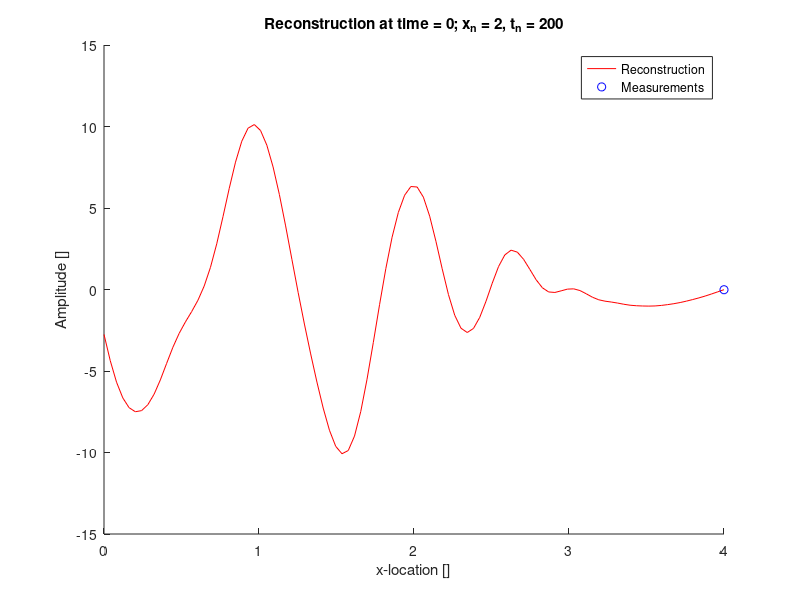

This figure's MATLAB source:
%% Define simple wave to test algorithm
clear
% generate constants
g = 9.81;       % gravity [m/s]
L = 2;          % wavelength [m]
k = 2*pi / L;   % wavenumber [1/m]
w = sqrt(g*k);  % frequency [1/s] (deep water dispersion)
P = 2*pi / w;   % period [s]

% generate time and space series
cycles = 2;
x = linspace(0, L*cycles, 1);
% x = 0;
t = linspace(0, P*cycles, 20000);

% create mesh for evaluation
[X, T] = meshgrid(x, t);
wave = sin(2*pi*X/L - w*T);

% awgn function adds Gaussian white noise, parameter 'signal to noise ratio'
wave = awgn(wave, 20);



% wave_noise = awgn(wave, 20);
% plot(wave_noise(1, :));

x_stack = reshape(X, [1, numel(X)]);
t_stack = reshape(T, [1, numel(T)]);

% wavenumbers for reconstruction
n = 10;
k_lo = pi/2;
k_hi = 3*pi/2;
k_n = logspace(log(k_lo), log(k_hi), n);

w_n = sqrt(g.*k_n);

psi = k_n' * x_stack - w_n' * t_stack;

bloc11 = cos(psi)*cos(psi)';
bloc12 = cos(psi)*sin(psi)';
bloc21 = sin(psi)*cos(psi)';
bloc22 = sin(psi)*sin(psi)';

% Apply preconditioning before inversion
 
alpha  = diag(k_n'.^(-3/2));

A = [bloc11*alpha, bloc12*alpha; bloc21*alpha,bloc22*alpha];

eta_obs = reshape(wave, [numel(wave), 1]);

B1 = cos(psi)*eta_obs;
B2 = sin(psi)*eta_obs;

B  = [B1;B2];

weights = A\B;

a_n = weights(1:n);
b_n = weights(n+1:end);

x_test = linspace(0, L*cycles, 100);
i = 1;
t_test = t(i);

s_a = a_n .* cos(k_n'*x_test - w_n'* ones(1,length(x_test)) .* t_test);
s_b = b_n .* sin(k_n'*x_test - w_n'* ones(1,length(x_test)) .* t_test);

s = k_n.^(-3/2) * (s_a + s_b);
c = sum(s, 1);
clf;
hold on
plot(x_test, c, 'r')
plot(x, wave(i, :), 'bo')
legend('Reconstruction', 'Measurements')
title('Reconstruction at time = 0; x_n = 2, t_n = 200')
ylabel('Amplitude []')
xlabel('x-location []')









